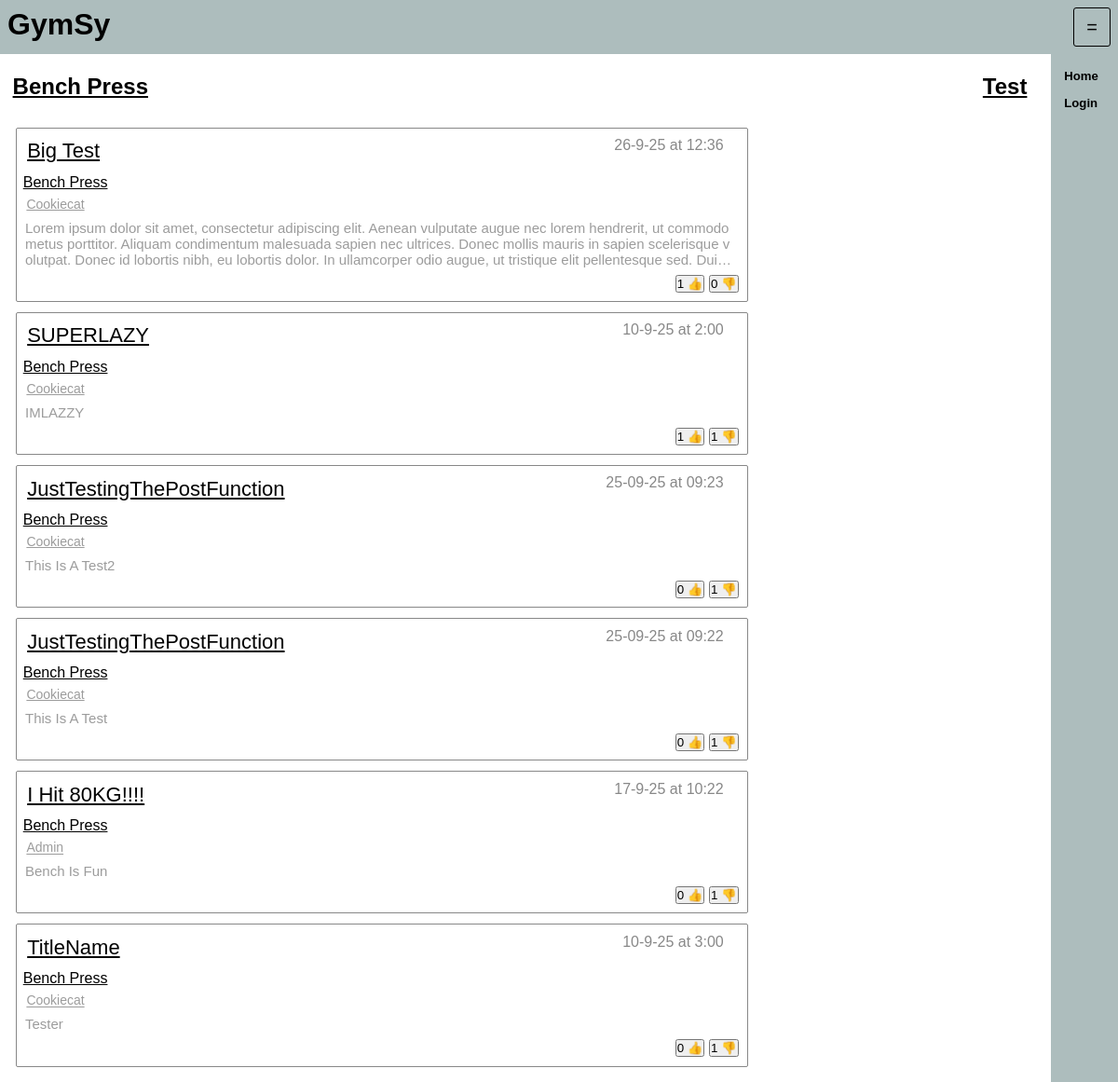
/exercise/1, run on the app's committed database.
### tables this page shows
CREATE TABLE "Excersise" (
	"ExcersiseID"	INTEGER UNIQUE,
	"MuscleID"	INTEGER,
	"ExcersiseName"	TEXT,
	PRIMARY KEY("ExcersiseID"),
	FOREIGN KEY("MuscleID") REFERENCES "MuscleGroup"("MuscleID")
);

CREATE TABLE "Post" (
	"PostID"	INTEGER UNIQUE,
	"PostContent"	TEXT,
	"ExcersiseID"	INTEGER,
	"AccountID"	INTEGER,
	"Title"	TEXT,
	"Date"	TEXT,
	"Time"	TEXT,
	"Parent"	INTEGER,
	PRIMARY KEY("PostID"),
	FOREIGN KEY("AccountID") REFERENCES "Account"("AccountID"),
	FOREIGN KEY("ExcersiseID") REFERENCES "Excersise"("ExcersiseID")
);

### app.py (the view)
@app.route("/exercise/<ExId>")
def ShowExersise(ExId):
    Id = cache.get("id")
    if Id == None:
        Id = 0
        cache.set("id",0)
    return render_template("excersise.html",ID = Id,
                           Username = DatabaseHandler.GetUsernameFromID(Id),
                           Data = DatabaseHandler.GetPostsFromExcersise(ExId)
                           )

### Database/DatabaseHandler.py (called while the page is built)
def GetPostsFromExcersise(ID: int):
    with sqlite3.connect("Database/GymsyDatabase.db") as Connection:
        Cursor = Connection.cursor()
        print(SqlCommands.GetPostsFromExcersiseID.ReturnQuery([ID,ID]))
        Result = Cursor.execute(SqlCommands.GetPostsFromExcersiseID.ReturnQuery([ID,ID])).fetchall()
        return Result

def GetUsernameFromID(ID: int ):
    with sqlite3.connect("Database/GymsyDatabase.db") as Connection:
        Cursor = Connection.cursor()
        Result = Cursor.execute(SqlCommands.GetUsernameFromID.ReturnQuery(ID)).fetchone()
        if Result is not None:
            return Result[0]
        return Result

### Database/SqlCommands.py (called while the page is built)
    def ReturnQuery(self,NewContent: list = []):
        if type(NewContent) != list:
            NewContent = [NewContent]
        if len(NewContent) == len(self.Additions):
            return self.Query.format(*NewContent)
        else:
            return "ERROR"

### app.py (called while the page is built)
@app.after_request
def after_request(response):
    response.headers["Cache-Control"] = "no-cache, no-store, must-revalidate,public, max-age=0"
    response.headers['X-UA-Compatible'] = 'IE=Edge,chrome=1'
    response.cache_control.max_age = 0
    return response

### templates/excersise.html (shortened to what this page needs)
{% extends 'index.html' %}
{% block content %}
<div style = "display:flex;flex-direction = column;width = 100%;justify-content: space-between;">
<h2>
{{Data[0][6]}}
</h2>
<h2>
Test
</h2>
</div>
<div>
	{%for data in Data%}
    <div class = "post">
        <div class = "title">
            <a class = "PostTitle" href = "/post/{{data[0]}}">{{data[1]}}</a>
            <p style="margin-left: auto; margin-top: 0;color: #888888">{{data[9]}} at {{data[8]}}</p>
        </div>
        <a class = "ExcersiseTitleText" href = "/exercise/{{data[3]}}">{{data[6]}}</a>
        <div>
            <a class = "postUsername" href = "/users/{{data[7]}}">{{data[7]}}</a>
        </div>
        {% if data[2]|length > 0 %}
        <div>
            <p class="description">{{data[2]}}
            </p>
        </div>
        {%endif%}
        <div class = "likeBar">
            <button class = "likeButton" id="Like:{{data[0]}}"
                    onclick={%if ID == 0 %} "OpenPopUp('popUp')" {%else%} "SendLike({{ID}}, 1,{{data[0]}});updateLikes('{{data[0]}}')" {%endif%} >
            {{data[4]}}&nbsp👍</button>
            <button class = "likeButton" id="Dislike:{{data[0]}}"
                    onclick= {%if ID == 0 %} "OpenPopUp('popUp')" {%else%} "SendLike({{ID}}, -1,{{data[0]}}); updateLikes('{{data[0]}}')" {%endif%} >
            {{data[5]}}&nbsp👎</button>
        </div>
    </div>
	{%endfor%}
	</div>
{% endblock %}

### templates/Index.html (shortened to what this page needs)
<!DOCTYPE html>
<html lang="en">
<head>
    <link rel="stylesheet" href="{{url_for('static', filename='styles/Style.css')}}" />
</head>
<header>
    <h1> <a href="/home" style=" color: #000000; text-decoration: none;  ">
        GymSy
    </a>
	</h1>
	<h1>
        <button class = "cornerButton" onclick="SwapBar()">
            <large>=</large>
        </button>
    </h1>
</header>
<body class="body">
<main id = "Main">
{% block content %}{% endblock %}
</main>
<div class="sidebar" id = "SideBar">
    <Sidebar>
		<h1>
	<a class = "sideBarButton" href="/home">Home</a>
	</h1>
	<h1>
	{%if ID == 0%}
	<a class = "sideBarButton" href="/login">Login</a>
	{%elif ID != 0%}
	<a class = "sideBarButton" href="/accountsettings">Account</a>
	{%endif%}
	</h1>
    </Sidebar>
</div>
</body>
</html>

### templates/static/styles/Style.css (style rules this page uses)
html { font-size: 16px; margin: 0; height: 100%; font-family: Helvetica, Arial, sans-serif; }
header { position: fixed; padding-top: 0; top: 0; min-height: 5%; background-color: #adbdbd ; display: flex; justify-content: space-between; width: 100%; margin: 0 auto 0 auto; }
body { margin: 0; background-color: #FFFFFF; height: 100%; display: flex; }
sidebar { display: block; padding: 0.4%; right: 0; top:5%; height: 100%; font-size: min(1.3vmax,17px); }
.sidebar { position: fixed; background-color: #adbdbd ; top:53px; right: 0; width: 5%; margin-left:auto ; height: 100%; display:var(--Display,block); transform-origin:right center; animation-fill-mode:forwards; }
main { display: flex; flex-direction: column; width: 93%; margin: 65px 0 0; }
h1 { margin: 0.5rem; display: flex; color: #000000; }
h2 { text-decoration: underline; margin: 0.5rem; }
p { margin: 1rem; color: #000000; display: flex; }
div { padding: 0.5% 0.5% 0.5% 0.5%; }
button.cornerButton { width: 40px; background-color: #adbdbd; border: 1px solid #000000; border-radius: 3px; }
large { font-size: 20px }
div.post { display: flex; flex-direction: column; width: 70%; min-height: 1%; height: auto; border: 1px solid #888888; border-radius: 2px; margin: 1%; text-overflow: revert; word-break: break-all; }
div.likeBar { margin-top: auto; margin-left: auto; }
a.ExcersiseTitleText { color: #000000; width: auto; font-size: min(1.8vmax,16px); text-decoration: underline; text-transform: capitalize; padding: 0.1em; }
a.PostTitle { color: #000000; width: auto; text-decoration: none; text-transform: capitalize; font-size: min(2.2vmax,22px); text-decoration: underline; padding: 0.1em; }
a.postUsername { margin-top: 1%; width: 70%; font-size: 14px; text-decoration: underline; text-transform: capitalize; color: #9c9c9c; padding: 0.1em; }
button.likeButton { padding: 0; }
div.title { display: flex; flex-direction: row; text-overflow: ellipsis; width: auto; margin-bottom: 0; }
p.description { margin: 0; color: #9c9c9c; font-size: min(1.3vmax,15px); display: -webkit-box; max-width: 99%; -webkit-line-clamp: 3; -webkit-box-orient: vertical; overflow: hidden; }
a.sideBarButton { display: block; padding: 0; border: none; background: none; color: #000000; text-decoration: none; font-size: min(20px,1.1vmax); margin-top: 0.5em; }

### data on the page
Excersise: ExcersiseName "Bench Press"
Post: Title "Big Test", Date "26-9-25", Time "12:36", data "Bench Press", data "Cookiecat", PostContent "Lorem ipsum dolor sit amet, consectetur adipiscing elit. Aenean vulputate augue nec lorem hendrerit, ut commodo metus porttitor. Aliquam condimentum malesuada sapien nec ultrices. Donec mollis mauris in sapien scelerisque volutpat. Donec id lobortis nibh, eu lobortis dolor. In ullamcorper odio augue, ut tristique elit pellentesque sed.…", ExcersiseID "1", Parent "0"
Post: Title "SUPERLAZY", Date "10-9-25", Time "2:00", data "Bench Press", data "Cookiecat", PostContent "IMLAZZY", ExcersiseID "1"
Post: Title "JustTestingThePostFunction", Date "25-09-25", Time "09:23", data "Bench Press", data "Cookiecat", PostContent "This Is A Test2", Parent "0", ExcersiseID "1"
Post: Title "JustTestingThePostFunction", Date "25-09-25", Time "09:22", data "Bench Press", data "Cookiecat", PostContent "This Is A Test", Parent "0", ExcersiseID "1"
Post: Title "I Hit 80KG!!!!", Date "17-9-25", Time "10:22", data "Bench Press", data "Admin", PostContent "Bench Is Fun", Parent "0", data "1"
Post: Title "TitleName", Date "10-9-25", Time "3:00", data "Bench Press", data "Cookiecat", PostContent "Tester", Parent "0", ExcersiseID "1"
